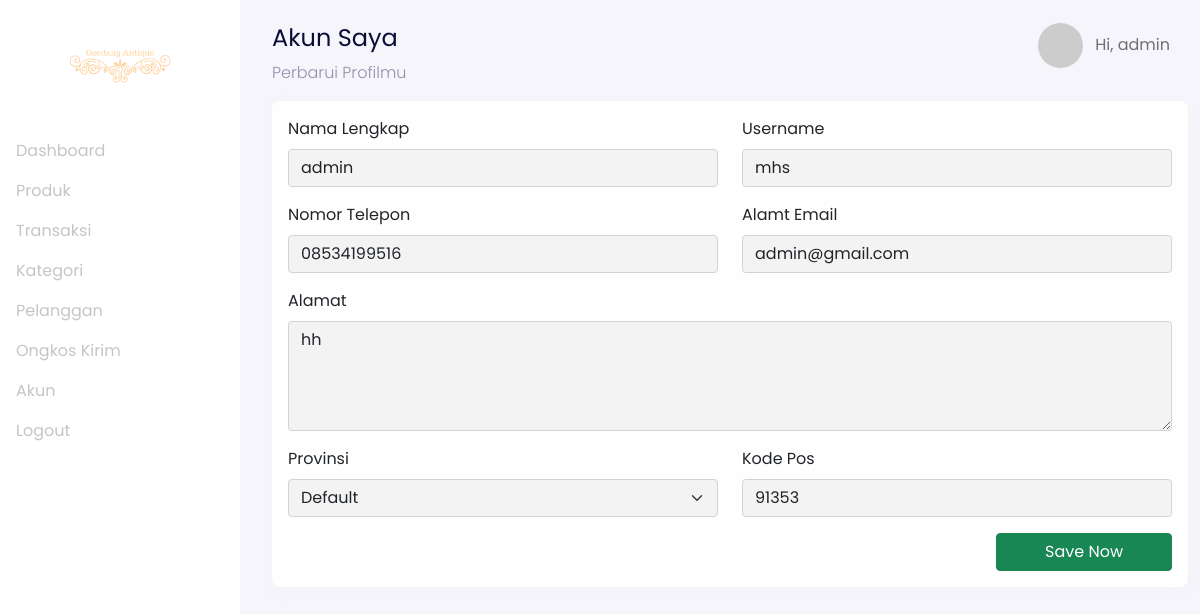
Page /backend/account/dashboard-account.php (signed in) on the committed database.
### tables this page shows
CREATE TABLE `users` (
  `users_id` int(11) NOT NULL,
  `name` varchar(25) NOT NULL,
  `username` varchar(20) DEFAULT NULL,
  `phone_number` varchar(12) DEFAULT NULL,
  `email` varchar(50) NOT NULL,
  `email_verified_at` varchar(50) DEFAULT NULL,
  `password` text NOT NULL,
  `provinces_id` int(11) DEFAULT NULL,
  `address` text,
  `zip_code` varchar(11) DEFAULT NULL,
  `roles` enum('USER','ADMIN') NOT NULL DEFAULT 'USER'
);

CREATE TABLE `provinces` (
  `provinces_id` int(11) NOT NULL,
  `provinces_name` varchar(50) NOT NULL,
  `shipping_cost` int(25) NOT NULL
);

### backend/account/dashboard-account.php (the view, shortened to what this page needs)
<?php
  include '../components/header.php';
?>
<body>
  <div class="page-dashboard">
    <div class="d-flex"  id="wrapper" data-aos="fade-right">
    <?php include '../components/sidebar.php' ?>
        <div id="page-content-wrapper">
          <nav class="navbar navbar-store navbar-expand-lg navbar-light" data-aos="fade-down">
            <div class="container-fluid">
              <div class="collapse navbar-collapse" id="navbarSupportedContent">
                <ul class="navbar-nav ms-auto d-none d-lg-flex">
                    <li class="nav-item dropdown">
                      <a href="#" class="nav-link" id="navbarDropdown" role="button" data-bs-toggle="dropdown">
                        <img src="https://ui-avatars.com/api/?name=<?= $_SESSION['name']; ?>" alt="" class="rounded-circle me-2 profile-picture">
                        Hi, <?= $_SESSION['name']; ?>
                      </a>
                    </li>
                </ul>
              </div>
            </div>
          </nav>
          <div class="section-content section-dashboard-home" data-aos="fade-up">
            <div class="container-fluid">
              <div class="dashboard-heading">
                <h2 class="dashboard-title">Akun Saya</h2>
                <p class="dashboard-subtitle">
                  Perbarui Profilmu
                </p>
              </div>
              <div class="dashboard-content">
                <div class="row">
                  <div class="col-12">
                    <form action="update.php" method="POST">
                      <div class="card">
                        <div class="card-body">
                        <?php
                          $users_id = $_SESSION["id"];
                          $query = mysqli_query($config, "SELECT * FROM users  JOIN provinces ON users.provinces_id=provinces.provinces_id WHERE users_id='$users_id'");
                          while ($data = mysqli_fetch_array($query)) {
                        ?>
                          <div class="row">
                            <div class="col-md-6">
                              <div class="mb-3">
                                <label for="name" class="form-label">Nama Lengkap</label>
                                <input type="text" class="form-control" id="name" name="name" value="<?= $data['name']; ?>">
                              </div>
                            </div>
                            <div class="col-md-6">
                              <div class="mb-3">
                                <label for="username" class="form-label">Username</label>
                                <input type="text" class="form-control" id="username" name="username"
                                value="<?= $data['username']; ?>">
                              </div>
                            </div>
                            <div class="col-md-6">
                              <div class="mb-3">
                                <label for="phone_number" class="form-label">Nomor Telepon</label>
                                <input type="text" class="form-control" id="phone_number" name="phone_number" value="<?= $data['phone_number']; ?>">
                              </div>
                            </div>
                            <div class="col-md-6">
                              <div class="mb-3">
                                <label for="email" class="form-label">Alamt Email</label>
                                <input type="text" class="form-control" id="email" name="email" value="<?= $data['email']; ?>">
                              </div>
                            </div>
                            <div class="col-md-12">
                              <div class="mb-3">
                                <label for="address" class="form-label">Alamat</label>
                                <textarea name="address" id="address" cols="30" rows="4" class="form-control"><?= $data['address']; ?></textarea>
                              </div>
                            </div>
                            <div class="col-md-6">
                              <div class="mb-3">
                                <label for="provinces" class="form-label">Provinsi</label>
                                <select id="provinces_id" name="provinces_id" class="form-select" required>
                                  <option value="<?= $data['provinces_id']; ?>" selected><?= $data['provinces_name']; ?></option>
                                  <?php
                                    $query = mysqli_query($config, "SELECT * FROM provinces");
                                  ?>
                                </select>
                              </div>
                            </div>
                            <div class="col-md-6">
                              <div class="mb-3">
                                <label for="zip_code" class="form-label">Kode Pos</label>
                                <input type="text" class="form-control" id="zip_code" name="zip_code"
                                value="<?= $data['zip_code']; ?>">
                              </div>
                            </div>
                          </div>
                          <div class="row">
                            <div class="col text-end">
                              <button type="submit" name="submit" class="btn btn-success px-5">Save Now</button>
                            </div>
                          </div>
                        </div>
                      </div>
                    </form>
                    <?php
                      }
                    ?>
                  </div>
                </div>
              </div>
            </div>
          </div>
        </div>
    </div>
  </div>
<?php
  include '../components/footer.php';
?>

### rows in the picture
users: name "admin", username "mhs", phone_number "08534199516", email "admin@gmail.com", address "hh", provinces_id "Default", zip_code "91353"

### other values in the picture
$_SESSION['name'] "admin"
